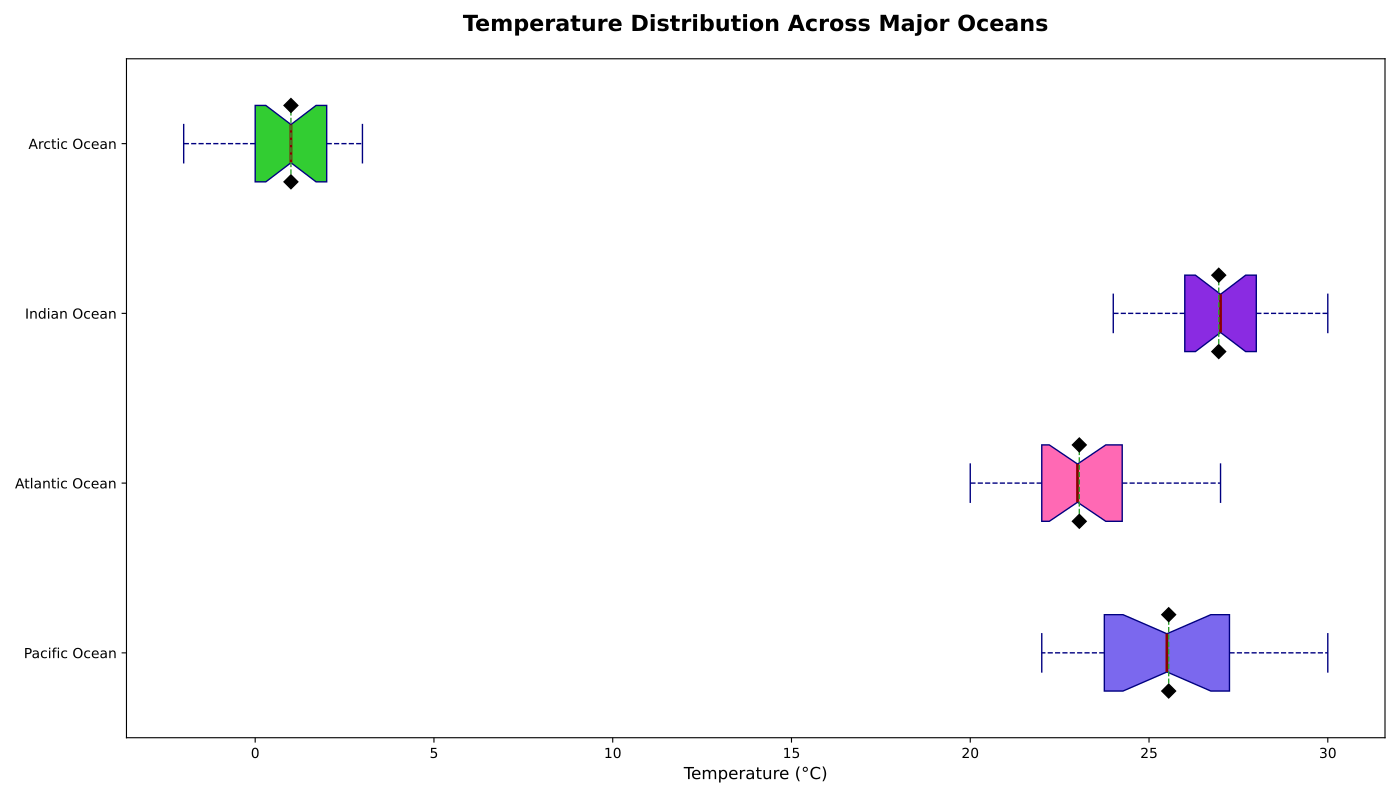

The script that drew this image:
import matplotlib.pyplot as plt

pacific_temps = [22, 24, 23, 23, 25, 26, 27, 24, 26, 28, 29, 30, 27, 25, 24, 28, 26, 23, 22, 29]
atlantic_temps = [20, 21, 22, 23, 22, 24, 25, 26, 23, 22, 21, 20, 22, 23, 24, 26, 27, 25, 23, 22]
indian_temps = [25, 27, 28, 29, 27, 26, 25, 24, 26, 27, 28, 29, 30, 29, 28, 27, 26, 25, 26, 27]
arctic_temps = [1, 2, 3, 2, 1, 0, -1, 1, 2, 3, -1, -2, 1, 0, 2, 3, -1, 1, 2, 1]

temperature_data = [pacific_temps, atlantic_temps, indian_temps, arctic_temps]
ocean_names = ['Pacific Ocean', 'Atlantic Ocean', 'Indian Ocean', 'Arctic Ocean']

fig, ax = plt.subplots(figsize=(14, 8))

colors = ['#7B68EE', '#FF69B4', '#8A2BE2', '#32CD32']

box = ax.boxplot(temperature_data, vert=False, patch_artist=True, notch=True,
                 boxprops=dict(color='navy'),
                 whiskerprops=dict(color='navy', linestyle='--'),
                 capprops=dict(color='navy'),
                 medianprops=dict(color='darkred', linewidth=2),
                 flierprops=dict(marker='o', color='red', alpha=0.5),
                 meanline=True, showmeans=True, meanprops=dict(marker='D', markerfacecolor='black', markeredgecolor='black', markersize=7))

for patch, color in zip(box['boxes'], colors):
    patch.set_facecolor(color)

ax.set_xlabel('Temperature (°C)', fontsize=12)
ax.set_yticks([1, 2, 3, 4])
ax.set_yticklabels(ocean_names)
ax.set_title('Temperature Distribution Across Major Oceans', fontsize=16, fontweight='bold', pad=20)

plt.tight_layout()
plt.show()
